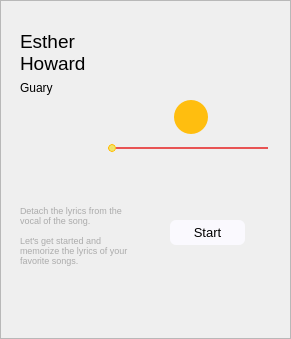
             <widget class="QFrame" name="frame_15">
              <property name="geometry">
               <rect>
                <x>0</x>
                <y>0</y>
                <width>291</width>
                <height>339</height>
               </rect>
              </property>
              <property name="sizePolicy">
               <sizepolicy hsizetype="Expanding" vsizetype="Preferred">
                <horstretch>0</horstretch>
                <verstretch>0</verstretch>
               </sizepolicy>
              </property>
              <property name="frameShape">
               <enum>QFrame::StyledPanel</enum>
              </property>
              <property name="frameShadow">
               <enum>QFrame::Raised</enum>
              </property>
              <widget class="QLabel" name="label_32">
               <property name="geometry">
                <rect>
                 <x>127</x>
                 <y>0</y>
                 <width>127</width>
                 <height>127</height>
                </rect>
               </property>
               <property name="text">
                <string/>
               </property>
               <property name="pixmap">
                <pixmap resource="icons.qrc">:/images/images/retro.png</pixmap>
               </property>
              </widget>
              <widget class="QWidget" name="layoutWidget_3">
               <property name="geometry">
                <rect>
                 <x>20</x>
                 <y>30</y>
                 <width>101</width>
                 <height>71</height>
                </rect>
               </property>
               <layout class="QVBoxLayout" name="verticalLayout_14">
                <property name="spacing">
                 <number>0</number>
                </property>
                <property name="sizeConstraint">
                 <enum>QLayout::SetMinAndMaxSize</enum>
                </property>
                <item>
                 <widget class="QLabel" name="nameSongPlayingLyricBefore">
                  <property name="maximumSize">
                   <size>
                    <width>16777215</width>
                    <height>16777215</height>
                   </size>
                  </property>
                  <property name="font">
                   <font>
                    <pointsize>14</pointsize>
                    <weight>50</weight>
                    <bold>false</bold>
                   </font>
                  </property>
                  <property name="lineWidth">
                   <number>1</number>
                  </property>
                  <property name="text">
                   <string>Esther Howard</string>
                  </property>
                  <property name="wordWrap">
                   <bool>true</bool>
                  </property>
                 </widget>
                </item>
                <item>
                 <widget class="QLabel" name="authorSongPlayingLyricBefore">
                  <property name="text">
                   <string>Guary</string>
                  </property>
                 </widget>
                </item>
               </layout>
              </widget>
              <widget class="QPushButton" name="playBtnLyricBefore">
               <property name="geometry">
                <rect>
                 <x>174</x>
                 <y>100</y>
                 <width>34</width>
                 <height>34</height>
                </rect>
               </property>
               <property name="styleSheet">
                <string notr="true">background-color: #FFBE0F;
border-radius: 17;</string>
               </property>
               <property name="text">
                <string/>
               </property>
               <property name="icon">
                <iconset resource="icons.qrc">
                 <normaloff>:/icons/icons/play.svg</normaloff>:/icons/icons/play.svg</iconset>
               </property>
              </widget>
              <widget class="QSlider" name="sliderSongPlayingLyricBefore">
               <property name="geometry">
                <rect>
                 <x>108</x>
                 <y>140</y>
                 <width>160</width>
                 <height>16</height>
                </rect>
               </property>
               <property name="styleSheet">
                <string notr="true">QSlider::groove:horizontal {
    height: 2px; /* the groove expands to the size of the slider by default. by giving it a height, it has a fixed size */
    background: #E85353;
    margin: 2px 0;
}

QSlider::handle:horizontal {
    background: qradialgradient(spread:pad, cx:0.5, cy:0.5, radius:0.194, fx:0.5, fy:0.5, stop:0 rgba(232, 83, 83, 255), stop:0.479904 rgba(232, 83, 83, 255), stop:0.522685 rgba(241, 230, 106, 255), stop:1 rgba(241, 230, 106, 255));
    border: 1px solid #FFBE0F;
    width: 6px;
    margin: -3px 0; /* handle is placed by default on the contents rect of the groove. Expand outside the groove */
    border-radius: 4px;
}</string>
               </property>
               <property name="orientation">
                <enum>Qt::Horizontal</enum>
               </property>
              </widget>
              <widget class="QLabel" name="label_33">
               <property name="geometry">
                <rect>
                 <x>20</x>
                 <y>190</y>
                 <width>122</width>
                 <height>91</height>
                </rect>
               </property>
               <property name="font">
                <font>
                 <pointsize>7</pointsize>
                </font>
               </property>
               <property name="styleSheet">
                <string notr="true">color: rgba(18, 18, 18, 0.31);
line-height: 141.6%;
letter-spacing: 0.05em;</string>
               </property>
               <property name="text">
                <string>Detach the lyrics from the vocal of the song.

Let's get started and memorize the lyrics of your favorite songs.</string>
               </property>
               <property name="wordWrap">
                <bool>true</bool>
               </property>
              </widget>
              <widget class="QPushButton" name="startBtnLyricBefore">
               <property name="geometry">
                <rect>
                 <x>170</x>
                 <y>220</y>
                 <width>75</width>
                 <height>25</height>
                </rect>
               </property>
               <property name="font">
                <font>
                 <family>Arial</family>
                 <pointsize>10</pointsize>
                </font>
               </property>
               <property name="styleSheet">
                <string notr="true">letter-spacing: 0.15em;
background: #FAF9FE;
border-radius: 6px;</string>
               </property>
               <property name="text">
                <string>Start</string>
               </property>
              </widget>
             </widget>
